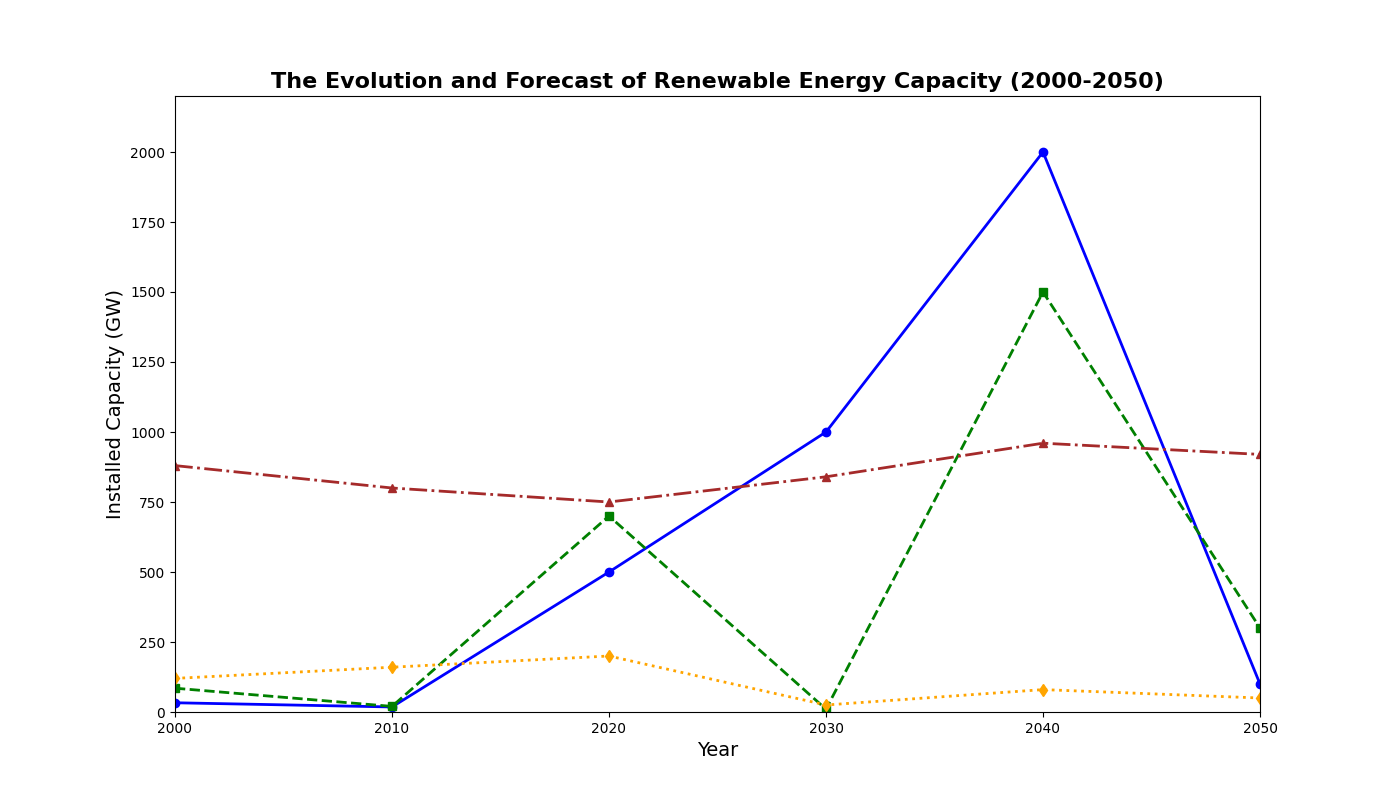

This chart was generated by the following Python code:
import matplotlib.pyplot as plt
import numpy as np

years = np.arange(2000, 2060, 10)

solar_capacity = [33, 18, 500, 1000, 2000, 100]
wind_capacity = [85, 20, 700, 10, 1500, 300]
hydro_capacity = [880, 800, 750, 840, 960, 920]
biomass_capacity = [120, 160, 200, 25, 80, 50]

fig, ax = plt.subplots(figsize=(14, 8))
ax.plot(years, solar_capacity, marker='o', linestyle='-', color='blue', linewidth=2)
ax.plot(years, wind_capacity, marker='s', linestyle='--', color='green', linewidth=2)
ax.plot(years, hydro_capacity, marker='^', linestyle='-.', color='brown', linewidth=2)
ax.plot(years, biomass_capacity, marker='d', linestyle=':', color='orange', linewidth=2)

ax.set_title('The Evolution and Forecast of Renewable Energy Capacity (2000-2050)', fontsize=16, fontweight='bold')
ax.set_xlabel('Year', fontsize=14)
ax.set_ylabel('Installed Capacity (GW)', fontsize=14)
ax.set_xlim(2000, 2050)
ax.set_ylim(0, 2200)

plt.show()
